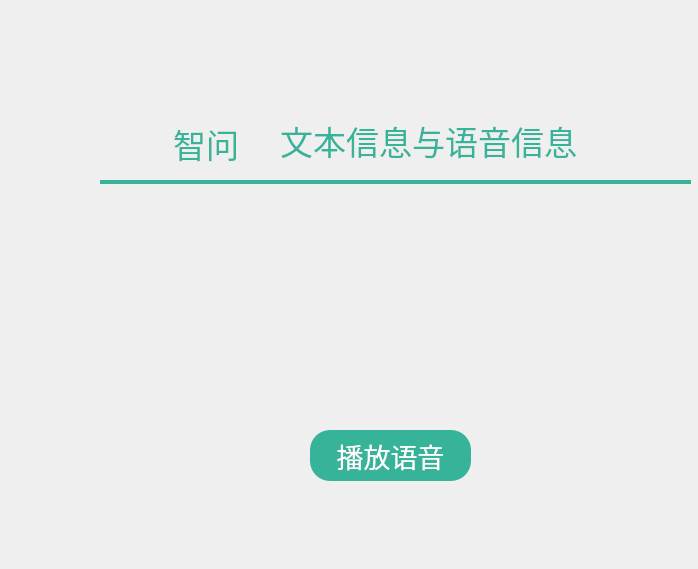
<?xml version="1.0" encoding="UTF-8"?>
<ui version="4.0">
 <class>Form</class>
 <widget class="QWidget" name="Form">
  <property name="geometry">
   <rect>
    <x>0</x>
    <y>0</y>
    <width>698</width>
    <height>569</height>
   </rect>
  </property>
  <property name="windowTitle">
   <string>Form</string>
  </property>
  <widget class="QLabel" name="label_2">
   <property name="geometry">
    <rect>
     <x>100</x>
     <y>100</y>
     <width>591</width>
     <height>391</height>
    </rect>
   </property>
   <property name="styleSheet">
    <string notr="true">border-image: url(:/images/images/背景图片.png);
border-radius:30px</string>
   </property>
   <property name="text">
    <string/>
   </property>
  </widget>
  <widget class="QPushButton" name="sound">
   <property name="geometry">
    <rect>
     <x>310</x>
     <y>430</y>
     <width>161</width>
     <height>51</height>
    </rect>
   </property>
   <property name="font">
    <font>
     <family>华文琥珀</family>
     <pointsize>20</pointsize>
     <weight>50</weight>
     <italic>false</italic>
     <bold>false</bold>
    </font>
   </property>
   <property name="styleSheet">
    <string notr="true">QPushButton{
	
	
	
	font: 20pt &quot;华文琥珀&quot;;
	color: rgb(54, 179, 152);
	color: rgb(255, 255, 255);
    border-radius:20px;
    background-color: rgb(54,179,152);}
QPushButton:hover {
    
	background-color:rgb(133, 218, 201) ;
}
QPushButton:pressed {
    
	background-color: rgb(54,179,152);
}
</string>
   </property>
   <property name="text">
    <string>播放语音</string>
   </property>
   <property name="icon">
    <iconset resource="OCR_res.qrc">
     <normaloff>:/images/images/语音.png</normaloff>:/images/images/语音.png</iconset>
   </property>
   <property name="iconSize">
    <size>
     <width>30</width>
     <height>30</height>
    </size>
   </property>
  </widget>
  <widget class="QLabel" name="label_6">
   <property name="geometry">
    <rect>
     <x>280</x>
     <y>110</y>
     <width>321</width>
     <height>61</height>
    </rect>
   </property>
   <property name="font">
    <font>
     <family>华文琥珀</family>
     <pointsize>25</pointsize>
     <weight>50</weight>
     <italic>false</italic>
     <bold>false</bold>
    </font>
   </property>
   <property name="styleSheet">
    <string notr="true">
font: 25pt &quot;华文琥珀&quot;;
color: rgb(54, 179, 152);</string>
   </property>
   <property name="text">
    <string>文本信息与语音信息</string>
   </property>
  </widget>
  <widget class="QPushButton" name="minimized">
   <property name="geometry">
    <rect>
     <x>610</x>
     <y>100</y>
     <width>30</width>
     <height>41</height>
    </rect>
   </property>
   <property name="styleSheet">
    <string notr="true">
QPushButton{
border:none;}

QPushButton:pressed{
padding-top:5px;}</string>
   </property>
   <property name="text">
    <string/>
   </property>
   <property name="icon">
    <iconset resource="OCR_res.qrc">
     <normaloff>:/icons/icons/minus-circle-fill.png</normaloff>:/icons/icons/minus-circle-fill.png</iconset>
   </property>
   <property name="iconSize">
    <size>
     <width>30</width>
     <height>30</height>
    </size>
   </property>
  </widget>
  <widget class="QPushButton" name="closed">
   <property name="geometry">
    <rect>
     <x>650</x>
     <y>100</y>
     <width>30</width>
     <height>41</height>
    </rect>
   </property>
   <property name="styleSheet">
    <string notr="true">
QPushButton{
border:none;}

QPushButton:pressed{

padding-top:5px}
</string>
   </property>
   <property name="text">
    <string/>
   </property>
   <property name="icon">
    <iconset resource="OCR_res.qrc">
     <normaloff>:/icons/icons/close-circle-fill.png</normaloff>:/icons/icons/close-circle-fill.png</iconset>
   </property>
   <property name="iconSize">
    <size>
     <width>30</width>
     <height>30</height>
    </size>
   </property>
  </widget>
  <widget class="QWidget" name="verticalLayoutWidget">
   <property name="geometry">
    <rect>
     <x>110</x>
     <y>200</y>
     <width>571</width>
     <height>221</height>
    </rect>
   </property>
   <layout class="QVBoxLayout" name="display_layout">
    <item>
     <widget class="QTextBrowser" name="textBrowser">
      <property name="styleSheet">
       <string notr="true">background-color: rgba(0, 0, 0, 0);
color: rgb(0, 0, 0);
border-radius:40px</string>
      </property>
      <property name="html">
       <string>&lt;!DOCTYPE HTML PUBLIC &quot;-//W3C//DTD HTML 4.0//EN&quot; &quot;http://www.w3.org/TR/REC-html40/strict.dtd&quot;&gt;
&lt;html&gt;&lt;head&gt;&lt;meta name=&quot;qrichtext&quot; content=&quot;1&quot; /&gt;&lt;style type=&quot;text/css&quot;&gt;
p, li { white-space: pre-wrap; }
&lt;/style&gt;&lt;/head&gt;&lt;body style=&quot; font-family:'SimSun'; font-size:9pt; font-weight:400; font-style:normal;&quot;&gt;
&lt;p style=&quot;-qt-paragraph-type:empty; margin-top:0px; margin-bottom:0px; margin-left:0px; margin-right:0px; -qt-block-indent:0; text-indent:0px;&quot;&gt;&lt;br /&gt;&lt;/p&gt;&lt;/body&gt;&lt;/html&gt;</string>
      </property>
     </widget>
    </item>
   </layout>
  </widget>
  <widget class="Line" name="line">
   <property name="geometry">
    <rect>
     <x>100</x>
     <y>180</y>
     <width>591</width>
     <height>4</height>
    </rect>
   </property>
   <property name="maximumSize">
    <size>
     <width>16777215</width>
     <height>20</height>
    </size>
   </property>
   <property name="styleSheet">
    <string notr="true">background-color: rgb(54, 179, 152);
border:none;
</string>
   </property>
   <property name="orientation">
    <enum>Qt::Horizontal</enum>
   </property>
  </widget>
  <widget class="QLabel" name="label_3">
   <property name="geometry">
    <rect>
     <x>173</x>
     <y>118</y>
     <width>71</width>
     <height>51</height>
    </rect>
   </property>
   <property name="font">
    <font>
     <family>华文琥珀</family>
     <pointsize>25</pointsize>
     <weight>50</weight>
     <italic>false</italic>
     <bold>false</bold>
    </font>
   </property>
   <property name="styleSheet">
    <string notr="true">
font: 25pt &quot;华文琥珀&quot;;
color: rgb(54, 179, 152);</string>
   </property>
   <property name="text">
    <string>智问</string>
   </property>
  </widget>
  <widget class="QLabel" name="label_5">
   <property name="geometry">
    <rect>
     <x>113</x>
     <y>108</y>
     <width>60</width>
     <height>60</height>
    </rect>
   </property>
   <property name="styleSheet">
    <string notr="true">image: url(:/icons/icons/AI.png);</string>
   </property>
   <property name="text">
    <string/>
   </property>
  </widget>
  <widget class="QLabel" name="label_4">
   <property name="geometry">
    <rect>
     <x>240</x>
     <y>120</y>
     <width>41</width>
     <height>41</height>
    </rect>
   </property>
   <property name="styleSheet">
    <string notr="true">image: url(:/icons/icons/药品说明书.png);</string>
   </property>
   <property name="text">
    <string/>
   </property>
  </widget>
 </widget>
 <resources>
  <include location="OCR_res.qrc"/>
 </resources>
 <connections/>
</ui>
